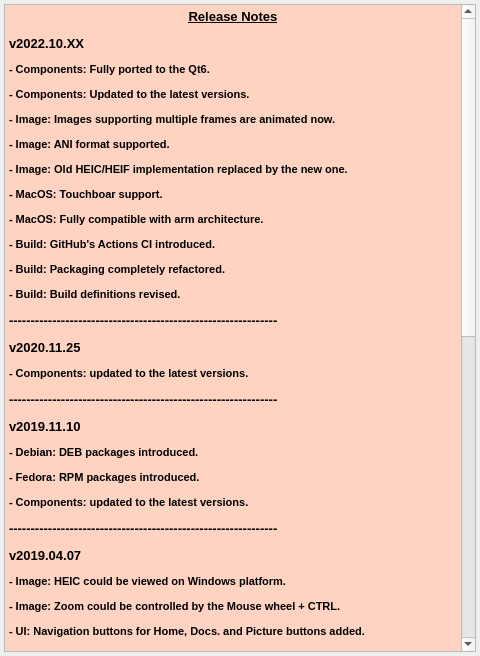
<?xml version="1.0" encoding="UTF-8"?>
<ui version="4.0">
 <author>Michal Duda</author>
 <class>releaseNotesDialog</class>
 <widget class="QDialog" name="releaseNotesDialog">
  <property name="windowModality">
   <enum>Qt::ApplicationModal</enum>
  </property>
  <property name="geometry">
   <rect>
    <x>0</x>
    <y>0</y>
    <width>480</width>
    <height>656</height>
   </rect>
  </property>
  <property name="sizePolicy">
   <sizepolicy hsizetype="Fixed" vsizetype="Fixed">
    <horstretch>0</horstretch>
    <verstretch>0</verstretch>
   </sizepolicy>
  </property>
  <property name="minimumSize">
   <size>
    <width>480</width>
    <height>656</height>
   </size>
  </property>
  <property name="maximumSize">
   <size>
    <width>480</width>
    <height>656</height>
   </size>
  </property>
  <property name="contextMenuPolicy">
   <enum>Qt::NoContextMenu</enum>
  </property>
  <property name="windowTitle">
   <string>Release Notes</string>
  </property>
  <property name="modal">
   <bool>true</bool>
  </property>
  <layout class="QHBoxLayout" name="horizontalLayout">
   <property name="sizeConstraint">
    <enum>QLayout::SetDefaultConstraint</enum>
   </property>
   <property name="leftMargin">
    <number>4</number>
   </property>
   <property name="topMargin">
    <number>4</number>
   </property>
   <property name="rightMargin">
    <number>4</number>
   </property>
   <property name="bottomMargin">
    <number>4</number>
   </property>
   <item>
    <widget class="QTextBrowser" name="textBrowser">
     <property name="font">
      <font>
       <family>Tahoma</family>
      </font>
     </property>
     <property name="contextMenuPolicy">
      <enum>Qt::NoContextMenu</enum>
     </property>
     <property name="inputMethodHints">
      <set>Qt::ImhNone</set>
     </property>
     <property name="html">
      <string>&lt;!DOCTYPE HTML PUBLIC &quot;-//W3C//DTD HTML 4.0//EN&quot; &quot;http://www.w3.org/TR/REC-html40/strict.dtd&quot;&gt;
&lt;html&gt;&lt;head&gt;&lt;meta name=&quot;qrichtext&quot; content=&quot;1&quot; /&gt;&lt;meta charset=&quot;utf-8&quot; /&gt;&lt;style type=&quot;text/css&quot;&gt;
p, li { white-space: pre-wrap; }
hr { height: 1px; border-width: 0; }
li.unchecked::marker { content: &quot;\2610&quot;; }
li.checked::marker { content: &quot;\2612&quot;; }
&lt;/style&gt;&lt;/head&gt;&lt;body style=&quot; font-family:'Tahoma'; font-size:13pt; font-weight:400; font-style:normal;&quot; bgcolor=&quot;#ffd3c2&quot;&gt;
&lt;p align=&quot;center&quot; style=&quot; margin-top:12px; margin-bottom:12px; margin-left:0px; margin-right:0px; -qt-block-indent:0; text-indent:0px;&quot;&gt;&lt;span style=&quot; font-family:'.SF NS Text'; font-size:10pt; font-weight:600; text-decoration: underline; color:#000000;&quot;&gt;Release Notes&lt;/span&gt;&lt;/p&gt;
&lt;p style=&quot; margin-top:12px; margin-bottom:12px; margin-left:0px; margin-right:0px; -qt-block-indent:0; text-indent:0px;&quot;&gt;&lt;span style=&quot; font-family:'.SF NS Text'; font-size:10pt; font-weight:600; color:#000000;&quot;&gt;v2022.10.XX&lt;/span&gt;&lt;/p&gt;
&lt;p style=&quot; margin-top:12px; margin-bottom:12px; margin-left:0px; margin-right:0px; -qt-block-indent:0; text-indent:0px;&quot;&gt;&lt;span style=&quot; font-family:'.SF NS Text'; font-size:8pt; font-weight:600; color:#000000;&quot;&gt;- Components: Fully ported to the Qt6.&lt;/span&gt;&lt;/p&gt;
&lt;p style=&quot; margin-top:12px; margin-bottom:12px; margin-left:0px; margin-right:0px; -qt-block-indent:0; text-indent:0px;&quot;&gt;&lt;span style=&quot; font-family:'.SF NS Text'; font-size:8pt; font-weight:600; color:#000000;&quot;&gt;- Components: Updated to the latest versions.&lt;/span&gt;&lt;/p&gt;
&lt;p style=&quot; margin-top:12px; margin-bottom:12px; margin-left:0px; margin-right:0px; -qt-block-indent:0; text-indent:0px;&quot;&gt;&lt;span style=&quot; font-family:'.SF NS Text'; font-size:8pt; font-weight:600; color:#000000;&quot;&gt;- Image: Images supporting multiple frames are animated now.&lt;/span&gt;&lt;/p&gt;
&lt;p style=&quot; margin-top:12px; margin-bottom:12px; margin-left:0px; margin-right:0px; -qt-block-indent:0; text-indent:0px;&quot;&gt;&lt;span style=&quot; font-family:'.SF NS Text'; font-size:8pt; font-weight:600; color:#000000;&quot;&gt;- Image: ANI format supported.&lt;/span&gt;&lt;/p&gt;
&lt;p style=&quot; margin-top:12px; margin-bottom:12px; margin-left:0px; margin-right:0px; -qt-block-indent:0; text-indent:0px;&quot;&gt;&lt;span style=&quot; font-family:'.SF NS Text'; font-size:8pt; font-weight:600; color:#000000;&quot;&gt;- Image: Old HEIC/HEIF implementation replaced by the new one.&lt;/span&gt;&lt;/p&gt;
&lt;p style=&quot; margin-top:12px; margin-bottom:12px; margin-left:0px; margin-right:0px; -qt-block-indent:0; text-indent:0px;&quot;&gt;&lt;span style=&quot; font-family:'.SF NS Text'; font-size:8pt; font-weight:600; color:#000000;&quot;&gt;- MacOS: Touchboar support.&lt;/span&gt;&lt;/p&gt;
&lt;p style=&quot; margin-top:12px; margin-bottom:12px; margin-left:0px; margin-right:0px; -qt-block-indent:0; text-indent:0px;&quot;&gt;&lt;span style=&quot; font-family:'.SF NS Text'; font-size:8pt; font-weight:600; color:#000000;&quot;&gt;- MacOS: Fully compatible with arm architecture.&lt;/span&gt;&lt;/p&gt;
&lt;p style=&quot; margin-top:12px; margin-bottom:12px; margin-left:0px; margin-right:0px; -qt-block-indent:0; text-indent:0px;&quot;&gt;&lt;span style=&quot; font-family:'.SF NS Text'; font-size:8pt; font-weight:600; color:#000000;&quot;&gt;- Build: GitHub's Actions CI introduced.&lt;/span&gt;&lt;/p&gt;
&lt;p style=&quot; margin-top:12px; margin-bottom:12px; margin-left:0px; margin-right:0px; -qt-block-indent:0; text-indent:0px;&quot;&gt;&lt;span style=&quot; font-family:'.SF NS Text'; font-size:8pt; font-weight:600; color:#000000;&quot;&gt;- Build: Packaging completely refactored.&lt;/span&gt;&lt;/p&gt;
&lt;p style=&quot; margin-top:12px; margin-bottom:12px; margin-left:0px; margin-right:0px; -qt-block-indent:0; text-indent:0px;&quot;&gt;&lt;span style=&quot; font-family:'.SF NS Text'; font-size:8pt; font-weight:600; color:#000000;&quot;&gt;- Build: Build definitions revised.&lt;/span&gt;&lt;/p&gt;
&lt;p style=&quot; margin-top:12px; margin-bottom:12px; margin-left:0px; margin-right:0px; -qt-block-indent:0; text-indent:0px;&quot;&gt;&lt;span style=&quot; font-family:'.SF NS Text'; font-size:10pt; font-weight:600; color:#000000;&quot;&gt;--------------------------------------------------------------&lt;/span&gt;&lt;/p&gt;
&lt;p style=&quot; margin-top:12px; margin-bottom:12px; margin-left:0px; margin-right:0px; -qt-block-indent:0; text-indent:0px;&quot;&gt;&lt;span style=&quot; font-family:'.SF NS Text'; font-size:10pt; font-weight:600; color:#000000;&quot;&gt;v2020.11.25&lt;/span&gt;&lt;/p&gt;
&lt;p style=&quot; margin-top:12px; margin-bottom:12px; margin-left:0px; margin-right:0px; -qt-block-indent:0; text-indent:0px;&quot;&gt;&lt;span style=&quot; font-family:'.SF NS Text'; font-size:8pt; font-weight:600; color:#000000;&quot;&gt;- Components: updated to the latest versions.&lt;/span&gt;&lt;/p&gt;
&lt;p style=&quot; margin-top:12px; margin-bottom:12px; margin-left:0px; margin-right:0px; -qt-block-indent:0; text-indent:0px;&quot;&gt;&lt;span style=&quot; font-family:'.SF NS Text'; font-size:10pt; font-weight:600; color:#000000;&quot;&gt;--------------------------------------------------------------&lt;/span&gt;&lt;/p&gt;
&lt;p style=&quot; margin-top:12px; margin-bottom:12px; margin-left:0px; margin-right:0px; -qt-block-indent:0; text-indent:0px;&quot;&gt;&lt;span style=&quot; font-family:'.SF NS Text'; font-size:10pt; font-weight:600; color:#000000;&quot;&gt;v2019.11.10&lt;/span&gt;&lt;/p&gt;
&lt;p style=&quot; margin-top:12px; margin-bottom:12px; margin-left:0px; margin-right:0px; -qt-block-indent:0; text-indent:0px;&quot;&gt;&lt;span style=&quot; font-family:'.SF NS Text'; font-size:8pt; font-weight:600; color:#000000;&quot;&gt;- Debian: DEB packages introduced.&lt;/span&gt;&lt;/p&gt;
&lt;p style=&quot; margin-top:12px; margin-bottom:12px; margin-left:0px; margin-right:0px; -qt-block-indent:0; text-indent:0px;&quot;&gt;&lt;span style=&quot; font-family:'.SF NS Text'; font-size:8pt; font-weight:600; color:#000000;&quot;&gt;- Fedora: RPM packages introduced.&lt;/span&gt;&lt;/p&gt;
&lt;p style=&quot; margin-top:12px; margin-bottom:12px; margin-left:0px; margin-right:0px; -qt-block-indent:0; text-indent:0px;&quot;&gt;&lt;span style=&quot; font-family:'.SF NS Text'; font-size:8pt; font-weight:600; color:#000000;&quot;&gt;- Components: updated to the latest versions.&lt;/span&gt;&lt;/p&gt;
&lt;p style=&quot; margin-top:12px; margin-bottom:12px; margin-left:0px; margin-right:0px; -qt-block-indent:0; text-indent:0px;&quot;&gt;&lt;span style=&quot; font-family:'.SF NS Text'; font-size:10pt; font-weight:600; color:#000000;&quot;&gt;--------------------------------------------------------------&lt;/span&gt;&lt;/p&gt;
&lt;p style=&quot; margin-top:12px; margin-bottom:12px; margin-left:0px; margin-right:0px; -qt-block-indent:0; text-indent:0px;&quot;&gt;&lt;span style=&quot; font-family:'.SF NS Text'; font-size:10pt; font-weight:600; color:#000000;&quot;&gt;v2019.04.07&lt;/span&gt;&lt;/p&gt;
&lt;p style=&quot; margin-top:12px; margin-bottom:12px; margin-left:0px; margin-right:0px; -qt-block-indent:0; text-indent:0px;&quot;&gt;&lt;span style=&quot; font-family:'.SF NS Text'; font-size:8pt; font-weight:600; color:#000000;&quot;&gt;- Image: HEIC could be viewed on Windows platform.&lt;/span&gt;&lt;/p&gt;
&lt;p style=&quot; margin-top:12px; margin-bottom:12px; margin-left:0px; margin-right:0px; -qt-block-indent:0; text-indent:0px;&quot;&gt;&lt;span style=&quot; font-family:'.SF NS Text'; font-size:8pt; font-weight:600; color:#000000;&quot;&gt;- Image: Zoom could be controlled by the Mouse wheel + CTRL.&lt;/span&gt;&lt;/p&gt;
&lt;p style=&quot; margin-top:12px; margin-bottom:12px; margin-left:0px; margin-right:0px; -qt-block-indent:0; text-indent:0px;&quot;&gt;&lt;span style=&quot; font-family:'.SF NS Text'; font-size:8pt; font-weight:600; color:#000000;&quot;&gt;- UI: Navigation buttons for Home, Docs. and Picture buttons added.&lt;/span&gt;&lt;/p&gt;
&lt;p style=&quot; margin-top:12px; margin-bottom:12px; margin-left:0px; margin-right:0px; -qt-block-indent:0; text-indent:0px;&quot;&gt;&lt;span style=&quot; font-family:'.SF NS Text'; font-size:8pt; font-weight:600; color:#000000;&quot;&gt;- MacOS: Dark mode fully supported.&lt;/span&gt;&lt;/p&gt;
&lt;p style=&quot; margin-top:12px; margin-bottom:12px; margin-left:0px; margin-right:0px; -qt-block-indent:0; text-indent:0px;&quot;&gt;&lt;span style=&quot; font-family:'.SF NS Text'; font-size:8pt; font-weight:600; color:#000000;&quot;&gt;- Components: updated to the latest versions.&lt;/span&gt;&lt;/p&gt;
&lt;p style=&quot; margin-top:12px; margin-bottom:12px; margin-left:0px; margin-right:0px; -qt-block-indent:0; text-indent:0px;&quot;&gt;&lt;span style=&quot; font-family:'.SF NS Text'; font-size:10pt; font-weight:600; color:#000000;&quot;&gt;--------------------------------------------------------------&lt;/span&gt;&lt;/p&gt;
&lt;p style=&quot; margin-top:12px; margin-bottom:12px; margin-left:0px; margin-right:0px; -qt-block-indent:0; text-indent:0px;&quot;&gt;&lt;span style=&quot; font-family:'.SF NS Text'; font-size:10pt; font-weight:600; color:#000000;&quot;&gt;v2018.01.19&lt;/span&gt;&lt;/p&gt;
&lt;p style=&quot; margin-top:12px; margin-bottom:12px; margin-left:0px; margin-right:0px; -qt-block-indent:0; text-indent:0px;&quot;&gt;&lt;span style=&quot; font-family:'.SF NS Text'; font-size:8pt; font-weight:600; color:#000000;&quot;&gt;- Image: Movement improved.&lt;/span&gt;&lt;/p&gt;
&lt;p style=&quot; margin-top:12px; margin-bottom:12px; margin-left:0px; margin-right:0px; -qt-block-indent:0; text-indent:0px;&quot;&gt;&lt;span style=&quot; font-family:'.SF NS Text'; font-size:8pt; font-weight:600; color:#000000;&quot;&gt;- Components: updated to the latest versions.&lt;/span&gt;&lt;/p&gt;
&lt;p style=&quot; margin-top:12px; margin-bottom:12px; margin-left:0px; margin-right:0px; -qt-block-indent:0; text-indent:0px;&quot;&gt;&lt;span style=&quot; font-family:'.SF NS Text'; font-size:10pt; font-weight:600; color:#000000;&quot;&gt;--------------------------------------------------------------&lt;/span&gt;&lt;/p&gt;
&lt;p style=&quot; margin-top:12px; margin-bottom:12px; margin-left:0px; margin-right:0px; -qt-block-indent:0; text-indent:0px;&quot;&gt;&lt;span style=&quot; font-family:'.SF NS Text'; font-size:10pt; font-weight:600; color:#000000;&quot;&gt;v2017.12.09&lt;/span&gt;&lt;/p&gt;
&lt;p style=&quot; margin-top:12px; margin-bottom:12px; margin-left:0px; margin-right:0px; -qt-block-indent:0; text-indent:0px;&quot;&gt;&lt;span style=&quot; font-family:'.SF NS Text'; font-size:8pt; font-weight:600; color:#000000;&quot;&gt;- Image: Smooth transformation applied.&lt;/span&gt;&lt;/p&gt;
&lt;p style=&quot; margin-top:12px; margin-bottom:12px; margin-left:0px; margin-right:0px; -qt-block-indent:0; text-indent:0px;&quot;&gt;&lt;span style=&quot; font-family:'.SF NS Text'; font-size:8pt; font-weight:600; color:#000000;&quot;&gt;- Components: updated to the latest versions.&lt;/span&gt;&lt;/p&gt;
&lt;p style=&quot; margin-top:12px; margin-bottom:12px; margin-left:0px; margin-right:0px; -qt-block-indent:0; text-indent:0px;&quot;&gt;&lt;span style=&quot; font-family:'.SF NS Text'; font-size:10pt; font-weight:600; color:#000000;&quot;&gt;--------------------------------------------------------------&lt;/span&gt;&lt;/p&gt;
&lt;p style=&quot; margin-top:12px; margin-bottom:12px; margin-left:0px; margin-right:0px; -qt-block-indent:0; text-indent:0px;&quot;&gt;&lt;span style=&quot; font-family:'.SF NS Text'; font-size:10pt; font-weight:600; color:#000000;&quot;&gt;v2017.11.24&lt;/span&gt;&lt;/p&gt;
&lt;p style=&quot; margin-top:12px; margin-bottom:12px; margin-left:0px; margin-right:0px; -qt-block-indent:0; text-indent:0px;&quot;&gt;&lt;span style=&quot; font-family:'.SF NS Text'; font-size:8pt; font-weight:600; color:#000000;&quot;&gt;- Windows: Problems with files over a shared network (\\server\...) fixed.&lt;/span&gt;&lt;/p&gt;
&lt;p style=&quot; margin-top:0px; margin-bottom:0px; margin-left:0px; margin-right:0px; -qt-block-indent:0; text-indent:0px;&quot;&gt;&lt;span style=&quot; font-family:'.SF NS Text'; font-size:8pt; font-weight:600; color:#000000;&quot;&gt;- MacOS:  Could be used as a default program for specific image formats.&lt;/span&gt;&lt;/p&gt;
&lt;p style=&quot; margin-top:12px; margin-bottom:12px; margin-left:0px; margin-right:0px; -qt-block-indent:0; text-indent:0px;&quot;&gt;&lt;span style=&quot; font-family:'.SF NS Text'; font-size:10pt; font-weight:600; color:#000000;&quot;&gt;--------------------------------------------------------------&lt;/span&gt;&lt;/p&gt;
&lt;p style=&quot; margin-top:12px; margin-bottom:12px; margin-left:0px; margin-right:0px; -qt-block-indent:0; text-indent:0px;&quot;&gt;&lt;span style=&quot; font-family:'.SF NS Text'; font-size:10pt; font-weight:600; color:#000000;&quot;&gt;v2017.10.27&lt;/span&gt;&lt;/p&gt;
&lt;p style=&quot; margin-top:12px; margin-bottom:12px; margin-left:0px; margin-right:0px; -qt-block-indent:0; text-indent:0px;&quot;&gt;&lt;span style=&quot; font-family:'.SF NS Text'; font-size:8pt; font-weight:600; color:#000000;&quot;&gt;- First stable release.&lt;/span&gt;&lt;/p&gt;
&lt;p style=&quot; margin-top:0px; margin-bottom:0px; margin-left:0px; margin-right:0px; -qt-block-indent:0; text-indent:0px;&quot;&gt;&lt;span style=&quot; font-family:'.SF NS Text'; font-size:8pt; font-weight:600; color:#000000;&quot;&gt;- Transformations:&lt;/span&gt;&lt;/p&gt;
&lt;p style=&quot; margin-top:0px; margin-bottom:0px; margin-left:0px; margin-right:0px; -qt-block-indent:0; text-indent:0px;&quot;&gt;&lt;span style=&quot; font-family:'.SF NS Text'; font-size:8pt; font-weight:600; color:#000000;&quot;&gt;  - Flip (horizontal, vertical).&lt;/span&gt;&lt;/p&gt;
&lt;p style=&quot; margin-top:0px; margin-bottom:0px; margin-left:0px; margin-right:0px; -qt-block-indent:0; text-indent:0px;&quot;&gt;&lt;span style=&quot; font-family:'.SF NS Text'; font-size:8pt; font-weight:600; color:#000000;&quot;&gt;  - Rotation (clockwise and counterclockwise in 90° steps).&lt;/span&gt;&lt;/p&gt;
&lt;p style=&quot; margin-top:0px; margin-bottom:0px; margin-left:0px; margin-right:0px; -qt-block-indent:0; text-indent:0px;&quot;&gt;&lt;span style=&quot; font-family:'.SF NS Text'; font-size:8pt; font-weight:600; color:#000000;&quot;&gt;  - Zoom (in, out, original size, fit to window).&lt;/span&gt;&lt;/p&gt;
&lt;p style=&quot; margin-top:0px; margin-bottom:0px; margin-left:0px; margin-right:0px; -qt-block-indent:0; text-indent:0px;&quot;&gt;&lt;span style=&quot; font-family:'.SF NS Text'; font-size:8pt; font-weight:600; color:#000000;&quot;&gt;  - Fullscreen or Window mode.&lt;/span&gt;&lt;/p&gt;
&lt;p style=&quot; margin-top:0px; margin-bottom:0px; margin-left:0px; margin-right:0px; -qt-block-indent:0; text-indent:0px;&quot;&gt;&lt;span style=&quot; font-family:'.SF NS Text'; font-size:8pt; font-weight:600; color:#000000;&quot;&gt;  - Custom background color.&lt;/span&gt;&lt;/p&gt;
&lt;p style=&quot; margin-top:0px; margin-bottom:0px; margin-left:0px; margin-right:0px; -qt-block-indent:0; text-indent:0px;&quot;&gt;&lt;span style=&quot; font-family:'.SF NS Text'; font-size:8pt; font-weight:600; color:#000000;&quot;&gt;  - Custom image border color.&lt;/span&gt;&lt;/p&gt;
&lt;p style=&quot; margin-top:0px; margin-bottom:0px; margin-left:0px; margin-right:0px; -qt-block-indent:0; text-indent:0px;&quot;&gt;&lt;span style=&quot; font-family:'.SF NS Text'; font-size:8pt; font-weight:600; color:#000000;&quot;&gt;  - Remembers recent files.&lt;/span&gt;&lt;/p&gt;
&lt;p style=&quot; margin-top:0px; margin-bottom:0px; margin-left:0px; margin-right:0px; -qt-block-indent:0; text-indent:0px;&quot;&gt;&lt;span style=&quot; font-family:'.SF NS Text'; font-size:8pt; font-weight:600; color:#000000;&quot;&gt;  - Supports Apple high definition trackpad gestures.&lt;/span&gt;&lt;/p&gt;
&lt;p style=&quot; margin-top:12px; margin-bottom:12px; margin-left:0px; margin-right:0px; -qt-block-indent:0; text-indent:0px;&quot;&gt;&lt;span style=&quot; font-family:'.SF NS Text'; font-size:8pt; font-weight:600; color:#000000;&quot;&gt;- Image: Multiple formats supported including the RAW ones.&lt;/span&gt;&lt;/p&gt;
&lt;p style=&quot; margin-top:12px; margin-bottom:12px; margin-left:0px; margin-right:0px; -qt-block-indent:0; text-indent:0px;&quot;&gt;&lt;span style=&quot; font-family:'.SF NS Text'; font-size:10pt; font-weight:600; color:#000000;&quot;&gt;--------------------------------------------------------------&lt;/span&gt;&lt;/p&gt;&lt;/body&gt;&lt;/html&gt;</string>
     </property>
    </widget>
   </item>
  </layout>
 </widget>
 <resources/>
 <connections/>
</ui>
